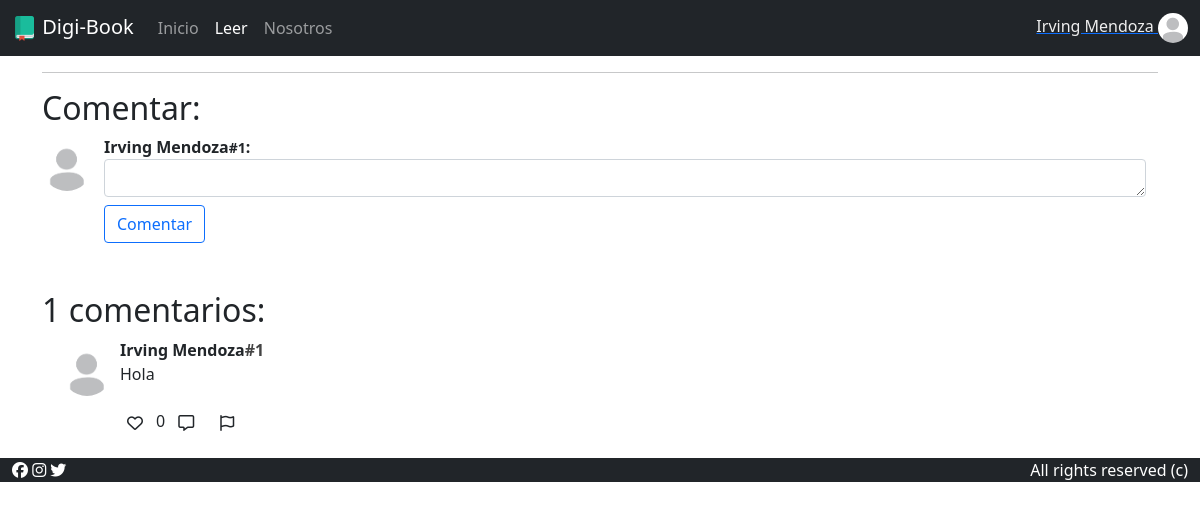
The app's page /text.php?id=2 (signed in) with its own data.
### tables this page shows
CREATE TABLE `comentario` (
  `id` int(11) NOT NULL AUTO_INCREMENT,
  `id_user` int(11) NOT NULL,
  `id_article` int(11) NOT NULL,
  `content` text NOT NULL,
  `coment_date` date NOT NULL,
  `likes` smallint(6) DEFAULT '0',
  `reports` smallint(6) DEFAULT '0',
  PRIMARY KEY (`id`),
  KEY `id_user` (`id_user`),
  KEY `id_article` (`id_article`),
  CONSTRAINT `comentario_ibfk_1` FOREIGN KEY (`id_user`) REFERENCES `usuario` (`id`),
  CONSTRAINT `comentario_ibfk_2` FOREIGN KEY (`id_article`) REFERENCES `articulo` (`id`)
);

CREATE TABLE `usuario` (
  `id` int(3) NOT NULL AUTO_INCREMENT,
  `email` varchar(60) NOT NULL,
  `username` varchar(40) NOT NULL,
  `image` varchar(400) DEFAULT 'assets/img/profile.jpg',
  `password` varchar(500) NOT NULL,
  PRIMARY KEY (`id`)
);

### public/text.php (the view, shortened to what this page needs)
<?php
    include("../app/db.php");
    $articleID = $_GET["id"];
    include("components/header.php");
?>
<div class="container">
    <hr>
    <section class="coments-section">
        <?php
            if(isset($_SESSION["username"])){ ?>
                <div class="conatiner coment-form mb-5">
                    <form action="../app/comentar.php?id=<?=$articleID?>" method="POST" id="user-coment">
                        <label for="coment" class="h2 block">Comentar: </label>
                        <div class="d-flex">
                            <div class="align-self-center">
                                <img src="<?=$_SESSION["image"]?>" alt="" class="profile-coment-c">
                            </div>
                            <div class=" container-fluid">
                                <div class="coment-info">
                                    <strong><?=$_SESSION["username"]?><small>#<?=$_SESSION["id"]?></small>: </strong>
                                </div>
                                <textarea name="coment" id="coment-txt" width="100%" class="form-control coment-area" rows="1"></textarea>
                            </div>
                        </div>
                        <input type="submit" name="comentar" value="Comentar" class="btn btn-outline-primary btn-comentar mt-2">
                    </form>
                </div>
            <?php } else { ?>
                <div class="container center-text">
                    <a href="login.php" rol="button" class="btn btn-success block">Ingresa para comentar</a>
                </div>
            <?php }
        ?>
        <div class="coment-box-c ">
            <?php
                $query = $conn->prepare("SELECT * FROM COMENTARIO WHERE id_article=$articleID");
                $query ->  execute();
                $response = $query -> fetchAll(PDO::FETCH_OBJ);
                $comentsNum = $query -> rowCount();
                ?>
            <h2 id="comentarios"><span><?=$comentsNum?></span> comentarios: </h2>
            <?php
                if($comentsNum > 0){
                        foreach($response as $item){
                            $comentUserID = $item -> id_user;
                            $query = $conn->prepare("SELECT username, image FROM USUARIO WHERE id=$comentUserID");
                            $query -> execute();
                            $res = $query -> fetchAll();
                            $comentUsername = $res[0][0];
                            $comentImage = $res[0][1];
                            $comentContentOutFormat = $item -> content;
                            $comentContent = str_replace("\n", "<br>", $comentContentOutFormat);
                            $comentLikes = $item -> likes;
                            ?>
                            <div class="comment-item container-fluid mb-3">
                                <div class="d-flex">
                                    <div class="align-self-center m-2">
                                        <img src="<?=$comentImage?>" alt="" class="profile-coment-c">
                                    </div>
                                    <div class="coment-content">
                                        <div class="coment-info">
                                            <strong><?=$comentUsername?><span style="color: #444;">#<?=$comentUserID?></span></strong>
                                        </div>
                                        <div class="coment-txt">
                                            <?=$comentContent?>
                                        </div>
                                    </div>
                                </div>
                                <div class="coment-interactions d-flex" data-coment-id="<?=$item -> id?>">
                                    <span class="coments-likes">
                                        <button class="btn like" type="button" data-bs-toggle="tooltip" data-bs-placement="bottom" title="Me gusta"><i class="far fa-heart"></i></button><span><?=$comentLikes?></span>
                                    </span>
                                    <span class="coments-responses">
                                        <a class="btn response" href="#user-coment" role="button" data-bs-toggle="tooltip" data-bs-placement="bottom" title="Responder"><i class="far fa-comment-alt"></i></a>
                                    </span>
                                    <span class="coments-report">
                                        <button class="btn report" type="button" data-bs-toggle="tooltip" data-bs-placement="bottom" title="Reportar"><i class="far fa-flag"></i></button>
                                    </span>
                                </div>
                            </div>
                        <?php
                        }
                    }
            ?>
        </div>
    </section>
</div>
<?php include("components/footer.php")?>

### public/styles/styles.css (style rules this page uses)
:root { --padding-image-coments: 50px; }
.profile-coment-c { width: var(--padding-image-coments); height: var(--padding-image-coments); border-radius: 100%; object-fit: cover; }
.coment-interactions { padding-left: var(--padding-image-coments); margin-left: 10px; }
.btn-comentar { margin-left: calc(var(--padding-image-coments) + 12px); }
.block { display: block; }

### records on screen
comentario: id_user.image (placeholder picture), id_user.username "Irving Mendoza", id_user "1", content "Hola", likes "0"

### other values on screen
$_SESSION["username"] "Irving Mendoza"
$_SESSION["id"] "1"
$comentsNum "1"
